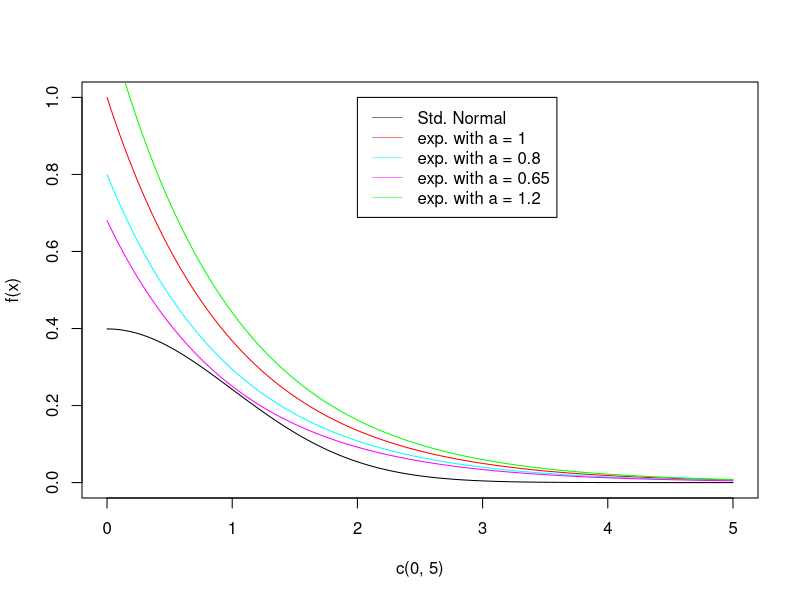
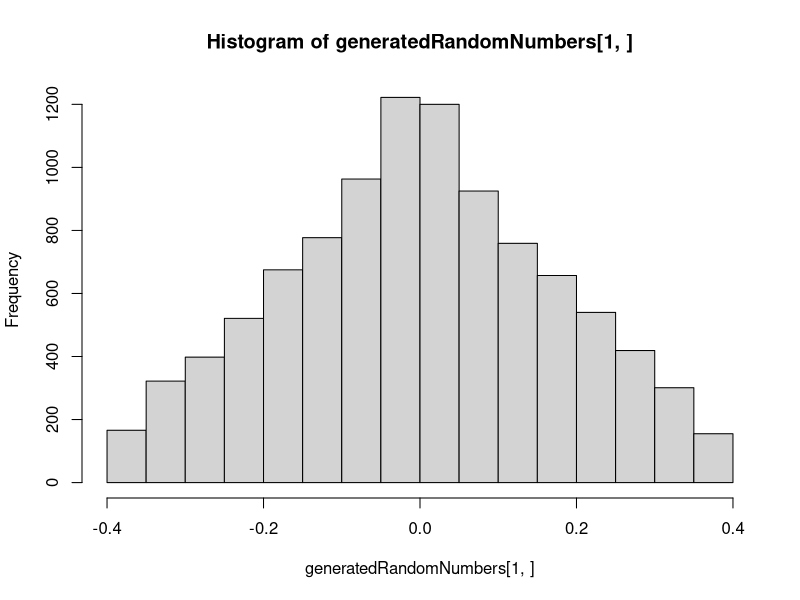

Write the R code that produced these figures, in order.
rm(list=ls())

#create a sequence of numbers beween 0 and 5 incrememnting by 0.01
x = seq(0,5,by = .01)
#create a std normal distribution
y = dnorm(x,0,1)

#create multiple exponential distributions 
e1 = dexp(x,1)
e8 = 0.8*dexp(x,1)
e65 = 0.68*dexp(x,1)
e12 = 1.2*dexp(x,1)

#plot generated distributions and add a legend to the plot
plot(c(0,5),c(0,1),type='n',
     ylab='f(x)')
lines(x,y)
lines(x,e1,col='red')
lines(x,e8,col='cyan')
lines(x,e65,col='magenta')
lines(x,e12,col='green')
legend(2,1,c('Std. Normal','exp. with a = 1'
             ,'exp. with a = 0.8',
             'exp. with a = 0.65',
             'exp. with a = 1.2'),
       lty=c(1,1,1,1,1), lwd=c(.5,.5,.5,.5,.5),
       col=c('black','red','cyan','magenta','green'))

rm(list=ls())
M = c(0.9,0.8,0.7,0.68) #majorising constant
counts = mat.or.vec(length(M),1)
 #loop counter to calculate efficiency
for (i in (1:length(M))) {
  noToGenerate = 10000 #num of points required to generate
  noGenerated = 0 #num. of points accepted, to stop when this reaches 10000
  generatedRandomNumbers=mat.or.vec(1,noToGenerate) #vector to store numbers generated
  ptr = 1 #pointer for vector
  loopCount = 0
  #main loop:
  while (noGenerated < noToGenerate) {
    x = rexp(1) #x~exp(1)
    #generate y on (0,ae^-x)
    y = runif(1,0,M[i]*exp(-x))
    #value of normal distribution at x
    normconst = (1/sqrt(2*pi))*exp(-(x^2)/2)
    if (y <= normconst) {
      #accept the value 
      #give it a sign with probability 0.5:
      sign = runif(1)
      if (sign <= 0.5) {
        generatedRandomNumbers[1,ptr] = -y
      } else {
        generatedRandomNumbers[1,ptr] = y
      }
      ptr = ptr + 1
      #increment no Generated
      noGenerated = noGenerated+1
    }
    loopCount =loopCount + 1
  }
  counts[i] = loopCount
}

hist(generatedRandomNumbers[1,])
